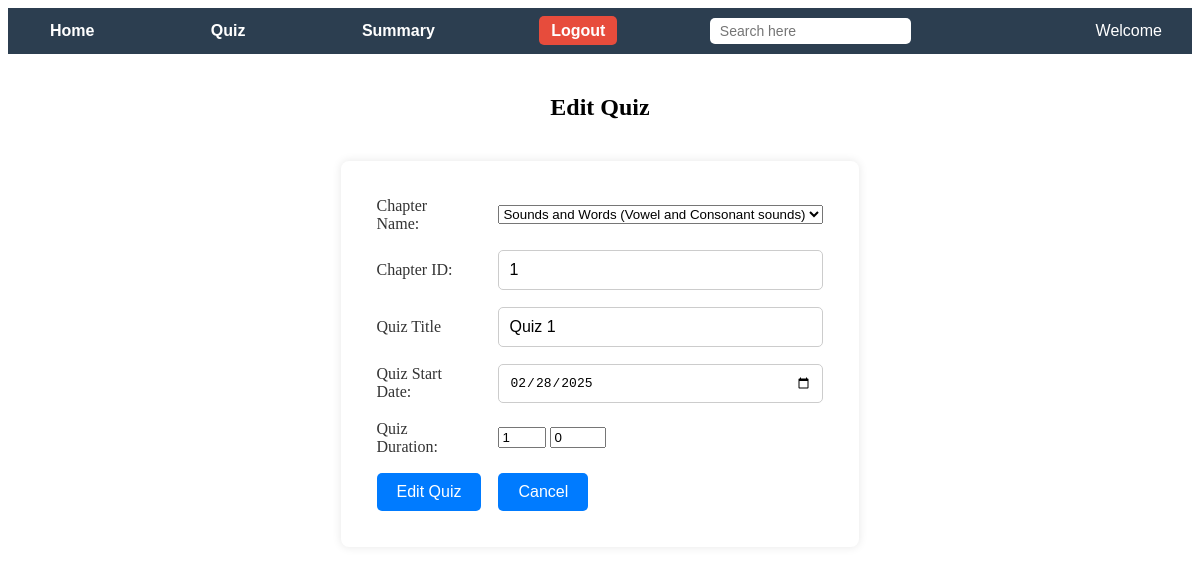
Before: /admindb/quiz_dashboard/edit_quiz/1 (signed in) with the older database file.
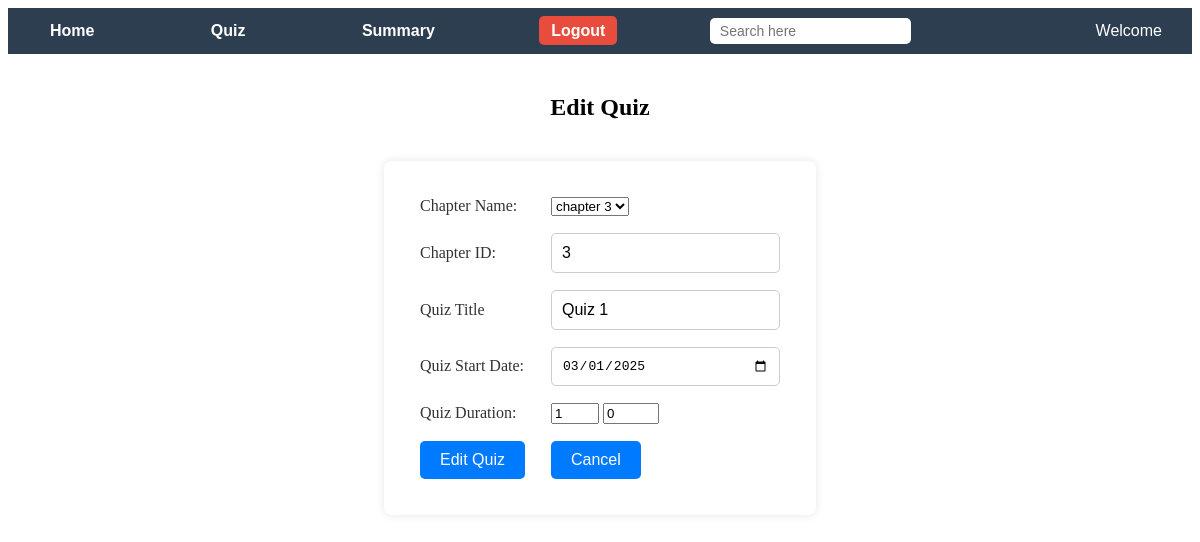
After: the same page with the newer database file.
### models.py (models this page shows, shortened)
class Quiz(data.Model):
    __tablename__='quizzes'
    quiz_id=data.Column(data.Integer,primary_key=True)
    quiz_title=data.Column(data.String(200),nullable=False)
    chap_id=data.Column(data.Integer,data.ForeignKey('chap.chap_id'),nullable=False)
    quiz_date=data.Column(data.Date,nullable=False)
    quiz_time=data.Column(data.Integer,nullable=False)
    quiz_score=data.relationship('Scores',backref='Quiz',lazy=True)
    quiz_ques=data.relationship('Questions',backref='Quiz',lazy=True)

class Chapter(data.Model):
    __tablename__='chap'
    chap_id=data.Column(data.Integer,primary_key=True)
    chap_title=data.Column(data.String(200),nullable=False)
    chap_description=data.Column(data.Text,nullable=False)
    chap_quiz=data.relationship('Quiz',backref='Chapter',lazy=True)
    sub_id=data.Column(data.Integer,data.ForeignKey('sub.sub_id'),nullable=False)

### app.py (the view, shortened to what this page needs)
@application.route('/admindb/quiz_dashboard/edit_quiz/<int:quiz_id>',methods=['GET','POST'])
def edit_quiz(quiz_id):
    if 'admin' not in session:
        flash('Please Login to create a chapter')
        return redirect("url_for('Admin_Login')")
    quiz=Quiz.query.get_or_404(quiz_id)
    chapters=Chapter.query.all()
    return render_template('quiz_creation.html',action="Edit",chapters=chapters,quiz_title=quiz.quiz_title,quiz=quiz)

### templates/quiz_creation.html (shortened to what this page needs)
{% extends 'index.html' %}
{% block navbar %}
{% include "admin-navbar.html" %}
{% endblock %}
{% block content %}
<center>
    <h2>{{ action }} Quiz </h2>
    <form method="POST">
        <div>
            <table>
                <tr>
                    <td><label for="quiz_chap_name">Chapter Name:</label></td>
                    <td><select name="quiz_chap_name" id="quiz_chap_name">
                            {% for chapter in chapters %}
                            <option value="{{ chapter.chap_id }}"
                            {% if quiz and quiz.chap_id==chapter.chap_id %}selected{% endif %} data-id="{{ chapter.chap_id }}">
                            {{ chapter.chap_title }}
                            </option>
                            {% endfor %}
                        </select>
                    </td>
                </tr>
                <tr>
                    <td><label for="quiz_chap_id">Chapter ID:</label></td>
                    <td><input type="text" name="quiz_chap_id" id="quiz_chap_id"
                            value="{{ quiz.chap_id if quiz else chapters[0].chap_id  }}" readonly>
                    </td>
                </tr>
                <tr>
                    <td><label for="quiz_title">Quiz Title</label></td>
                    <td><input type="text" name="quiz_title" id="quiz_title"
                            value="{{ quiz.quiz_title if quiz else quiz_title }}" readonly></td>
                </tr>
                <tr>
                    <td><label for="quiz_date">Quiz Start Date:</label></td>
                    <td><input type="date" name="quiz_date" id="quiz_date" value="{{ quiz.quiz_date if quiz else '' }}">
                    </td>
                </tr>
                <tr>
                    <td><label for="quiz_duration_hours">Quiz Duration:</label></td>
                    <td><input type="number" name="quiz_duration_hours" id="quiz_duration_hours" min="0" max="3"
                           value="{{ quiz.quiz_time//60 if quiz else '' }}" placeholder="Hours" required>
                        <input type="number" name="quiz_duration_minute" id="quiz_duration_minute" min="0" max="59"
                        value="{{ quiz.quiz_time%60 if quiz else '' }}" placeholder="Minutes" required>
                    </td>
                </tr>
                <tr>
                    <td><input type="submit" value="{{ action }} Quiz"></td>
                    <td><a href="{{ url_for('quiz_dashboard') }}"><button type="button">Cancel</button></a></td>
                </tr>
            </table>
    </form>
</center>
{% endblock %}

Changed rows visible on the page:
changed Quiz "Quiz 1": quiz_chap_name "Sounds and Words (Vowel and Consonant sounds)" → "chapter 3"; quiz_chap_id "1" → "3"; quiz_date "02/28/2025" → "03/01/2025"
